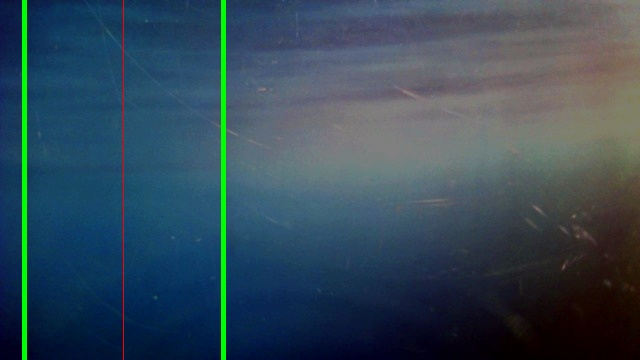
#> input picture result.jpg, 640 x 360 px, given in place of result.jpg.jpg, which was not available
$ python buoy-old.py ../result.jpg ../result.jpg
#> lines starting #> are read from the running program, lines starting #| are printed output that depends on the picture; after the words box and inside, x2 and y2 are one past the last pixel; in counts of white or black regions, pixels touching at a corner belong together; pictures that were not available may be replaced by others from this repository, and a replacement may not be noted
import cv2
import numpy as np
import copy
import sys
import time

class Buoy:
    ###################################################
    colorBalanceRatio = 5
    lb = []
    lc = []
    le = []
    ld = True
    lf = []
    lg = []
    ################################
    # helpers and driver
    ################################

    def __init__(self):
        self.resultImg = None


    # [13 lines left out: functions show, show2, not called in this run]


    def openFile(self,name, path1):
        #"/Users/rongk/Downloads/test.jpg"):
        if name == "d":
            path0 = '/media/dhyang/Ubuntu 18_04_2 LTS amd64/images_real/frame'
            #path0 = "/home/dhyang/Desktop/Vision/vision/Images/buoy/"
        #path = "/Users/rongk/Downloads/Vision-master/Vision-master/RoboticsImages/images/training15.png"
        #path = "/Users/rongk/Downloads/Vision-master/Vision-master/RoboticsImages/03.jpg"
        else:
            path0 = "/Users/rongk/Downloads/visionCode/Vision/bins/"
        path2 = ".jpg"
        path = path0+path1+path2
        print(path)
        img = cv2.imread(path)
        #print(path)
        img = cv2.resize(img, (500,500))
        return img


    # [77 lines left out: functions analysis, reflect, IDilluRefDecompose, FsimpleColorBalance, not called in this run]
    #@@@@@@@@@@@@@@@@@@@@@@@@@@@@@@@@@@@@@@@@@@@@@@@@@@@@@@@@@@@
    #@@@@@@@@@@@@@@@@@@@@@@@@@@@@@@@@@@@@@@@@@@@@@@@@@@@@@@@@@@@


    def binarization(self,gray):
        ret, thresh1 = cv2.threshold(gray,255, 255, cv2.THRESH_BINARY)
        #cv2.imshow("skjfhsj",gray)

        ret2,th2 = cv2.threshold(gray,0,255,cv2.THRESH_BINARY+cv2.THRESH_OTSU)
        gray = cv2.GaussianBlur(gray,(5,5),0)
        th2 = cv2.adaptiveThreshold(gray,255,cv2.ADAPTIVE_THRESH_MEAN_C,cv2.THRESH_BINARY,51,-50)
        th2 = cv2.bitwise_not(th2)
        return th2


    # [45 lines left out: functions getLines, plotLines, segment, not called in this run]


    def adjust(self,image):
        alphah = 0
        alphas = 0.5
        alphav = 0.5

        h, s, v = cv2.split(image)
        new_image = np.zeros(image.shape, image.dtype)
        h1, s1, v1 = cv2.split(new_image)

        maximum = h.mean()
        #maximum = h.min()
        beta = 127-alphah*maximum  # Simple brightness control
        h1 = cv2.convertScaleAbs(h, alpha=alphah, beta=beta)

        maximum = s.mean()
        beta = 127-alphas*maximum  # Simple brightness control
        s1 = cv2.convertScaleAbs(s, alpha=alphas, beta=beta)

        maximum = v.mean()
        beta = 127-alphav*maximum  # Simple brightness control
        v1 = cv2.convertScaleAbs(v, alpha=alphav, beta=beta)

        new_image = cv2.merge([h1, s1, v1])
        return new_image

    def adjust1(self,image):
        alphah = 5
        alphas = 5
        alphav = 5

        h, s, v = cv2.split(image)
        new_image = np.zeros(image.shape, image.dtype)
        h1, s1, v1 = cv2.split(new_image)

        maximum = h.mean()
        #maximum = h.min()
        beta = -alphah*maximum  # Simple brightness control
        h1 = cv2.convertScaleAbs(h, alpha=alphah, beta=beta)

        maximum = s.mean()
        beta = -alphas*maximum  # Simple brightness control
        s1 = cv2.convertScaleAbs(s, alpha=alphas, beta=beta)

        maximum = v.mean()
        beta = -alphav*maximum  # Simple brightness control
        v1 = cv2.convertScaleAbs(v, alpha=alphav, beta=beta)

        new_image = cv2.merge([h1, s1, v1])
        return new_image

    def adjustYUV(self,image):
        image = cv2.cvtColor(image, cv2.COLOR_BGR2YUV)
        alphah = 1
        alphas = 0.15
        alphav = 0.15

        h, s, v = cv2.split(image)
        new_image = np.zeros(image.shape, image.dtype)
        h1, s1, v1 = cv2.split(new_image)

        maximum = h.mean()
        #maximum = h.min()
        beta = 127-alphah*maximum  # Simple brightness control
        h1 = cv2.convertScaleAbs(h, alpha=alphah, beta=beta)

        maximum = s.mean()
        beta = 127-alphas*maximum  # Simple brightness control
        s1 = cv2.convertScaleAbs(s, alpha=alphas, beta=beta)

        maximum = v.mean()
        beta = 127-alphav*maximum  # Simple brightness control
        v1 = cv2.convertScaleAbs(v, alpha=alphav, beta=beta)

        new_image = cv2.merge([h1, s1, v1])
        new_image = cv2.cvtColor(new_image, cv2.COLOR_YUV2BGR)
        return new_image

    def adjustHSV(self,image):
        alphah = 0
        alphas = 4
        alphav = 2
        image = cv2.cvtColor(image, cv2.COLOR_BGR2HSV)
        h, s, v = cv2.split(image)
        new_image = np.zeros(image.shape, image.dtype)
        h1, s1, v1 = cv2.split(new_image)

        maximum = h.mean()
        #maximum = h.min()
        beta = 127-alphah*maximum  # Simple brightness control
        h1 = cv2.convertScaleAbs(h, alpha=alphah, beta=beta)

        maximum = s.mean()
        beta = 127-alphas*maximum  # Simple brightness control
        s1 = cv2.convertScaleAbs(s, alpha=alphas, beta=beta)

        maximum = v.mean()
        beta = 127-alphav*maximum  # Simple brightness control
        v1 = cv2.convertScaleAbs(v, alpha=alphav, beta=beta)
        new_image = cv2.cvtColor(image,cv2.COLOR_HSV2BGR)

        new_image = cv2.merge([h, s1, v1])
        return new_image

    def boundingRectangle(self,original,thresh):
        contours,h = cv2.findContours(thresh,1,2)
        leeway = 80
        cntsSorted = sorted(contours, key=lambda x: cv2.contourArea(x))
        for cnt in np.flip(cntsSorted):
            rect = cv2.minAreaRect(cnt)
            box = cv2.boxPoints(rect)
            box = np.int0(box)
            area = cv2.contourArea(cnt)
            if area > 10000 or area < 400:
                continue
            cv2.drawContours(original,[box],0,(0,0,255))
            center = int((box[0][0]+box[2][0])/2)
            try:
                thresh[:,center-leeway:center]=255
            except:
                thresh[:,0:center]=0
            try:
                thresh[:,center:center+leeway]=255
            except:
                thresh[:,center:]=0
            xcoord = center
            ycoord = int((box[0][1]+box[2][1])/2)
            return xcoord,ycoord
            break
        return -1,-1

    # [11 lines left out: function fill, not called in this run]
    ############################################


    def getMask(self,img):
        lower_green = np.array([0,0,0])
        upper_green = np.array([255,255,200])
        mask = cv2.inRange(img, lower_green, upper_green)
        mask = cv2.bitwise_not(mask)
        return mask

    # [8 lines left out: function floodfill, not called in this run]

    def getResultImg(self):
        return self.resultImg


    def mainImg(self,img):
        start_time = time.time()
        original = img
        origin = copy.deepcopy(original)

        o1 = original

        #cv2.imshow("original", origin)

        #original = reflect(original)
        segmented = self.adjust(original)
        segmented = self.adjustYUV(segmented)
        #segmented = adjust(segmented)
        segmented = self.adjustHSV(segmented)
        segmented = self.adjust1(segmented)
        #get mask
        mask = self.getMask(segmented)
        #cv2.imshow("mask",mask)
        #binarization

        b,g,r = cv2.split(segmented)
        newImg1 = r
        #newImg1 = cv2.cvtColor(segmented, cv2.COLOR_BGR2GRAY)

        #cv2.imshow("before",newImg1)
        newImg1 = self.binarization(newImg1)
        newImg1 = cv2.morphologyEx(newImg1, cv2.MORPH_OPEN, np.ones((5,5)))

        #cv2.imshow("after",newImg1)
        newImg1 = cv2.bitwise_not(mask)

        # [5 lines of commented-out code are left out]
        boxList = []

        x1,y1 = self.boundingRectangle(o1,newImg1)
        x2,y2 = self.boundingRectangle(o1,newImg1)
        if x1 != -1:
            boxList.append([x1,y1])
        if x2!=-1:
            boxList.append([x2,y2])
        self.segmented = cv2.cvtColor(segmented, cv2.COLOR_HSV2RGB)
        cv2.imshow("alpha", segmented)
        #cv2.imshow("background subtraction", redSpace)
        end_time = time.time()
        self.resultImg = o1
        cv2.imshow("result", o1)
        cv2.waitKey(0)
        cv2.destroyAllWindows()
        return boxList

####################################################
#########################################################
#####################################################


def main():
    a = Buoy()
    img = a.openFile(sys.argv[1], sys.argv[2])
#> in openFile, img is the input picture: shape (360, 640, 3); mean B, G, R 88, 73.7, 52.5
    boxes = a.mainImg(img)
#> in adjust, `h1, s1, v1 = cv2.split(new_image)`: h1: shape (500, 500); every value is 0
#> in adjust, `h1, s1, v1 = cv2.split(new_image)`: new_image: shape (500, 500, 3); every value is 0
#> in adjust, `maximum = h.mean()`: maximum = 87.83
#> in adjust, `beta = 127-alphah*maximum`: beta = 127
#> in adjust, `h1 = cv2.convertScaleAbs(h, alpha=alphah, beta=beta)`: h1: shape (500, 500); every value is 127
#> in adjust, `maximum = s.mean()`: maximum = 73.62
#> in adjust, `beta = 127-alphas*maximum`: beta = 90.19
#> in adjust, `maximum = v.mean()`: maximum = 52.46
#> in adjust, `beta = 127-alphav*maximum`: beta = 100.8
#> in adjustYUV, `image = cv2.cvtColor(image, cv2.COLOR_BGR2YUV)`: image: shape (500, 500, 3); mean of channels 0, 1, 2 127, 128, 128
#> in adjustYUV, `h, s, v = cv2.split(image)`:
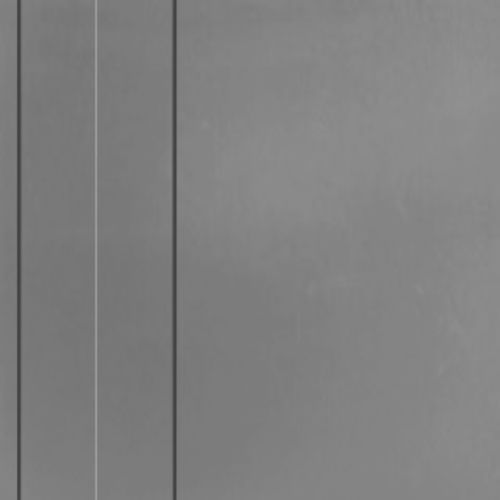
#> v: shape (500, 500); min 65, max 158, mean 128
#> in adjustYUV, `maximum = h.mean()`: maximum = 127
#> in adjustYUV, `beta = 127-alphah*maximum`: beta = -0.028
#> in adjustYUV, `maximum = s.mean()`: maximum = 128
#> in adjustYUV, `beta = 127-alphas*maximum`: beta = 107.8
#> in adjustYUV, `new_image = cv2.merge([h1, s1, v1])`: new_image: shape (500, 500, 3); mean of channels 0, 1, 2 127, 127, 127
#> in adjustHSV, `image = cv2.cvtColor(image, cv2.COLOR_BGR2HSV)`: image: shape (500, 500, 3); mean H, S, V 59.3, 7.9, 128.4
#> in adjustHSV, `h, s, v = cv2.split(image)`:
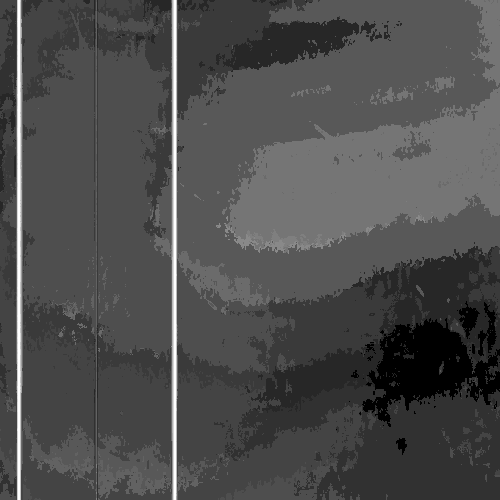
#> s: shape (500, 500); min 0, max 26, mean 7.9; drawn with min black and max white
#> in adjustHSV, `maximum = h.mean()`: maximum = 59.26
#> in adjustHSV, `beta = 127-alphah*maximum`: beta = 127
#> in adjustHSV, `maximum = s.mean()`: maximum = 7.87
#> in adjustHSV, `beta = 127-alphas*maximum`: beta = 95.53
#> in adjustHSV, `maximum = v.mean()`: maximum = 128.4
#> in adjustHSV, `beta = 127-alphav*maximum`: beta = -129.8
#> in adjustHSV, `v1 = cv2.convertScaleAbs(v, alpha=alphav, beta=beta)`:
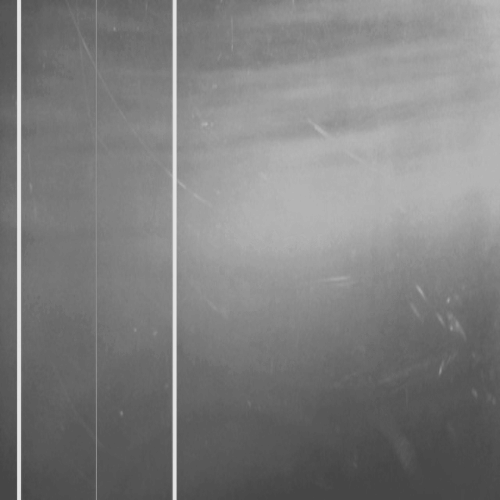
#> v1: shape (500, 500); min 70, max 230, mean 126.8
#> in adjustHSV, `new_image = cv2.merge([h, s1, v1])`: new_image: shape (500, 500, 3); mean H, S, V 59.3, 127.5, 126.8
#> in adjust1, `maximum = h.mean()`: maximum = 59.26
#> in adjust1, `beta = -alphah*maximum`: beta = -296.3
#> in adjust1, `h1 = cv2.convertScaleAbs(h, alpha=alphah, beta=beta)`:
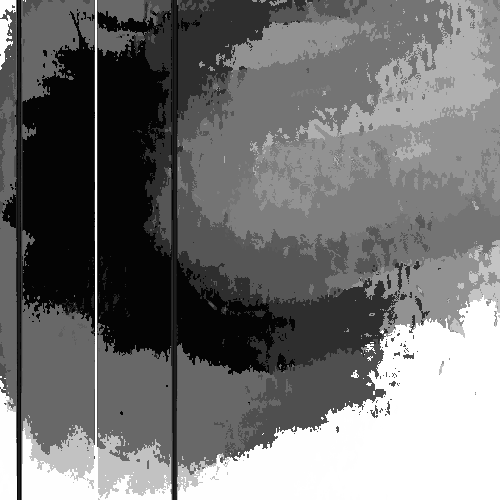
#> h1: shape (500, 500); min 4, max 255, mean 114.3
#> in adjust1, `maximum = s.mean()`: maximum = 127.5
#> in adjust1, `beta = -alphas*maximum`: beta = -637.3
#> in adjust1, `s1 = cv2.convertScaleAbs(s, alpha=alphas, beta=beta)`:
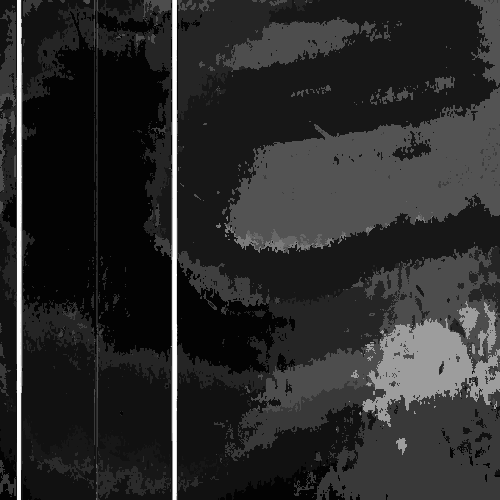
#> s1: shape (500, 500); min 3, max 255, mean 42.6
#> in adjust1, `maximum = v.mean()`: maximum = 126.8
#> in adjust1, `beta = -alphav*maximum`: beta = -633.9
#> in adjust1, `new_image = cv2.merge([h1, s1, v1])`: new_image: shape (500, 500, 3); mean H, S, V 114.3, 42.6, 135.7
#> in getMask, `mask = cv2.inRange(img, lower_green, upper_green)`:
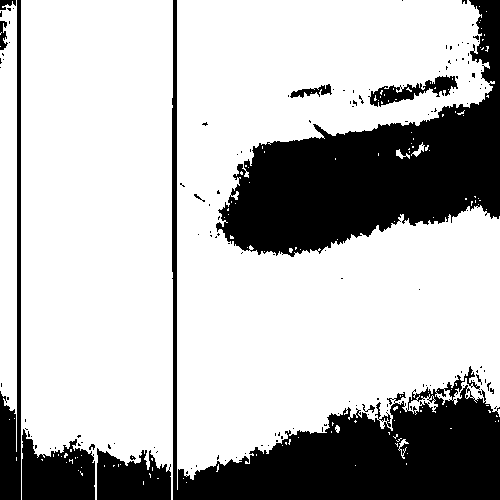
#> mask: shape (500, 500); 72.8% white; 141 black regions (128 under 20 px), largest, box (x1, y1, x2, y2) and area: (216, 0, 500, 257) 30133, (172, 0, 500, 500) 25530, (22, 429, 95, 500) 3657
#> in binarization, `ret2,th2 = cv2.threshold(gray,0,255,cv2.THRESH_BINARY+cv2.THRESH_OTSU)`: th2: shape (500, 500); 52.6% white; 146 black regions (133 under 20 px), largest, box (x1, y1, x2, y2) and area: (21, 0, 173, 500) 56272, (177, 183, 500, 412) 38274, (177, 0, 447, 187) 19067
#> in binarization, `ret2,th2 = cv2.threshold(gray,0,255,cv2.THRESH_BINARY+cv2.THRESH_OTSU)`: ret2 = 126
#> in binarization, `th2 = cv2.adaptiveThreshold(gray,255,cv2.ADAPTIVE_THRESH_MEAN_C,cv2.TH..`:
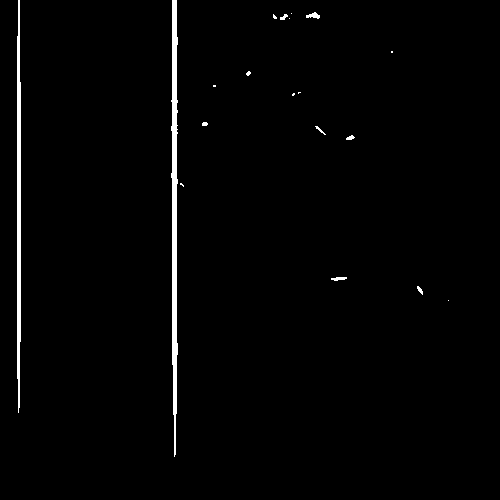
#> th2: shape (500, 500); 1.5% white; 19 white regions (10 under 20 px), largest, box (x1, y1, x2, y2) and area: (171, 0, 178, 457) 2153, (17, 0, 21, 413) 1424, (306, 12, 320, 19) 57
#> in mainImg, `newImg1 = cv2.morphologyEx(newImg1, cv2.MORPH_OPEN, np.ones((5,5)))`: newImg1: shape (500, 500); 98.4% white; 15 black regions (6 under 20 px)
#> in boundingRectangle, `contours,h = cv2.findContours(thresh,1,2)`: contours = 337 contours, 311 with area under 20; largest, box (x1, y1, x2, y2) and area: (177, 0, 500, 490) 106564, (21, 0, 173, 500) 68322, (0, 0, 17, 452) 6163, (369, 74, 459, 108) 1282, (443, 365, 481, 401) 372; h = 337 rows, first 6: [1, -1, -1, -1], [2, 0, -1, -1], [3, 1, -1, -1], [4, 2, -1, -1], [5, 3, -1, -1], [6, 4, -1, -1]
#> in boundingRectangle, `cntsSorted = sorted(contours, key=lambda x: cv2.contourArea(x))`: cntsSorted has the same summary as contours
    print(boxes)

if __name__ == "__main__":
#> (the run stopped early here; a loop or call above may not have finished)
